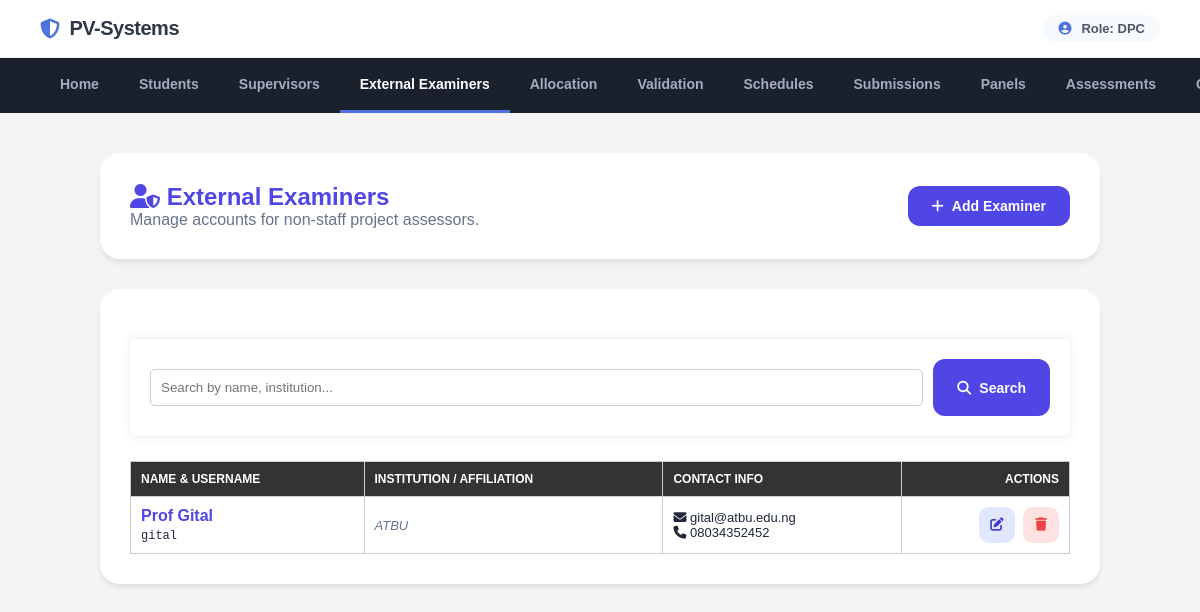
Page /department_project_coordinator/dpc_manage_external_examiners.php (signed in) on the committed database.
### tables this page shows
CREATE TABLE `external_examiners` (
  `id` int(11) NOT NULL,
  `name` varchar(100) NOT NULL,
  `email` varchar(100) DEFAULT NULL,
  `phone` varchar(50) DEFAULT NULL,
  `affiliation` varchar(255) DEFAULT NULL,
  `department_id` int(11) NOT NULL,
  `created_at` timestamp NOT NULL DEFAULT current_timestamp()
);

### department_project_coordinator/dpc_manage_external_examiners.php (the view, shortened to what this page needs)
<?php
include_once __DIR__ . '/../includes/db.php';
$dpc_id = $_SESSION['user_id'];
$stmt = $conn->prepare("SELECT u.department as dept_id, d.department_name FROM users u JOIN departments d ON u.department = d.id WHERE u.id = ?");
$stmt->execute([$dpc_id]);
$dpc_info = $stmt->fetch(PDO::FETCH_ASSOC);
$dept_id = $dpc_info['dept_id'];
$search = $_GET['search'] ?? '';
$whereClause = "department_id = :dept";
$params = [':dept' => $dept_id];
$stmt = $conn->prepare("SELECT * FROM external_examiners WHERE $whereClause ORDER BY name ASC");
$stmt->execute($params);
$examiners = $stmt->fetchAll(PDO::FETCH_ASSOC);
?>
<!DOCTYPE html>
<html lang="en">
<head>
    <link rel="stylesheet" href="https://cdnjs.cloudflare.com/ajax/libs/font-awesome/6.4.0/css/all.min.css">
</head>
<body>
    <?php include_once __DIR__ .'/../includes/header.php'; ?>
    <div class="page-container">
        <div class="header-card">
            <div>
                <h1><i class="fas fa-user-shield"></i> External Examiners</h1>
                <p style="color: #64748b;">Manage accounts for non-staff project assessors.</p>
            </div>
            <button class="btn btn-primary" onclick="openAdd()"><i class="fas fa-plus"></i> Add Examiner</button>
        </div>
        <div class="main-card">
            <form class="search-container" method="GET">
                <input type="text" name="search" class="search-input" placeholder="Search by name, institution..." value="<?= htmlspecialchars($search) ?>">
                <button type="submit" class="btn btn-primary"><i class="fas fa-search"></i> Search</button>
            </form>
            <table>
                <thead>
                    <tr>
                        <th>Name & Username</th>
                        <th>Institution / Affiliation</th>
                        <th>Contact info</th>
                        <th style="text-align: right;">Actions</th>
                    </tr>
                </thead>
                <tbody>
                    <?php if (empty($examiners)): ?>
                        <tr><td colspan="4" style="text-align:center; padding: 40px; color: #64748b;">No external examiners registered.</td></tr>
                    <?php else: ?>
                        <?php foreach ($examiners as $ex): ?>
                        <tr id="row-<?= $ex['id'] ?>">
                            <td>
                                <div class="name-bold"><?= htmlspecialchars($ex['name']) ?></div>
                                <code style="font-size: 12px;"><?= htmlspecialchars($ex['username']) ?></code>
                            </td>
                            <td><div class="affiliation"><?= htmlspecialchars($ex['affiliation'] ?: 'Not Specified') ?></div></td>
                            <td>
                                <div style="font-size: 13px;"><i class="fas fa-envelope"></i> <?= htmlspecialchars($ex['email'] ?: 'N/A') ?></div>
                                <div style="font-size: 13px;"><i class="fas fa-phone"></i> <?= htmlspecialchars($ex['phone'] ?: 'N/A') ?></div>
                            </td>
                            <td>
                                <div style="display: flex; gap: 8px; justify-content: flex-end;">
                                    <button class="icon-btn btn-edit-i" onclick='openEdit(<?= json_encode($ex) ?>)' title="Edit"><i class="fas fa-edit"></i></button>
                                    <button class="icon-btn btn-delete-i" onclick="del(<?= $ex['id'] ?>)" title="Delete"><i class="fas fa-trash"></i></button>
                                </div>
                            </td>
                        </tr>
                        <?php endforeach; ?>
                    <?php endif; ?>
                </tbody>
            </table>
        </div>
    </div>
</body>
</html>

### assets/css/styles.css (style rules this page uses)
body { font-family: Arial, sans-serif; margin: 0; padding: 0; background-color: #f4f4f4; display: flex; flex-direction: column; min-height: 100vh; }
form { background-color: #fff; padding: 20px; border-radius: 5px; box-shadow: 0 0 10px rgba(0, 0, 0, 0.1); margin-top: 20px; }
form input[type="text"], form input[type="password"], form textarea, form select { width: 100%; padding: 10px; margin: 10px 0; border: 1px solid #ccc; border-radius: 5px; }
form button { background-color: #333; color: #fff; padding: 10px 20px; border: none; border-radius: 5px; cursor: pointer; }
table { width: 100%; border-collapse: collapse; margin-top: 20px; }
table th, table td { padding: 10px; border: 1px solid #ccc; text-align: left; }
table th { background-color: #333; color: #fff; }

### department_project_coordinator/dpc_manage_external_examiners.php (style rules this page uses)
:root { --primary: #4f46e5; --primary-dark: #3730a3; --success: #10b981; --danger: #ef4444; --glass: rgba(255, 255, 255, 0.95); }
* { margin: 0; padding: 0; box-sizing: border-box; }
body { font-family: 'Outfit', sans-serif; background: #f8fafc; color: #1e293b; padding-bottom: 50px; }
.page-container { max-width: 1200px; margin: 0 auto; padding: 20px; }
.header-card { background: white; padding: 30px; border-radius: 20px; box-shadow: 0 4px 6px -1px rgba(0,0,0,0.1); margin-bottom: 30px; display: flex; justify-content: space-between; align-items: center; flex-wrap: wrap; gap: 20px; }
.header-card h1 { color: var(--primary); font-size: 24px; font-weight: 800; }
.btn { padding: 12px 24px; border: none; border-radius: 12px; font-weight: 600; cursor: pointer; transition: 0.3s; display: inline-flex; align-items: center; gap: 8px; text-decoration: none; color: #fff; font-size: 14px; }
.btn-primary { background: var(--primary); }
.main-card { background: white; padding: 30px; border-radius: 20px; box-shadow: 0 4px 6px -1px rgba(0,0,0,0.1); }
.search-container { display: flex; gap: 10px; margin-bottom: 25px; }
.search-input { flex: 1; padding: 14px; border: 2px solid #e2e8f0; border-radius: 12px; outline: none; }
table { width: 100%; border-collapse: collapse; }
th { background: #f8fafc; padding: 15px; text-align: left; color: #64748b; font-size: 12px; text-transform: uppercase; border-bottom: 2px solid #f1f5f9; }
td { padding: 15px; border-bottom: 1px solid #f1f5f9; }
.name-bold { font-weight: 700; color: var(--primary); }
.affiliation { font-size: 13px; color: #64748b; font-style: italic; }
.icon-btn { width: 36px; height: 36px; border-radius: 10px; display: flex; align-items: center; justify-content: center; border: none; cursor: pointer; transition: 0.2s; }
.btn-edit-i { background: #e0e7ff; color: #4338ca; }
.btn-delete-i { background: #fee2e2; color: #ef4444; }

### rows in the picture
external_examiners: name "Prof Gital", username "gital", affiliation "ATBU", email "gital@atbu.edu.ng", phone "08034352452"

### other values in the picture
$_SESSION['role'] "DPC"
